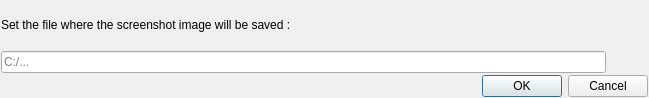
<?xml version="1.0" encoding="UTF-8"?>
<ui version="4.0">
 <class>getImagePathDialog</class>
 <widget class="QDialog" name="getImagePathDialog">
  <property name="geometry">
   <rect>
    <x>0</x>
    <y>0</y>
    <width>649</width>
    <height>98</height>
   </rect>
  </property>
  <property name="windowTitle">
   <string>Set the image file option</string>
  </property>
  <layout class="QVBoxLayout" name="verticalLayout">
   <property name="spacing">
    <number>2</number>
   </property>
   <property name="leftMargin">
    <number>1</number>
   </property>
   <property name="topMargin">
    <number>1</number>
   </property>
   <property name="rightMargin">
    <number>1</number>
   </property>
   <property name="bottomMargin">
    <number>1</number>
   </property>
   <item>
    <widget class="QLabel" name="label">
     <property name="text">
      <string>Set the file where the screenshot image will be saved :</string>
     </property>
    </widget>
   </item>
   <item>
    <layout class="QHBoxLayout" name="horizontalLayout">
     <property name="spacing">
      <number>2</number>
     </property>
     <item>
      <widget class="QLineEdit" name="lineEdit">
       <property name="placeholderText">
        <string>C:/...</string>
       </property>
      </widget>
     </item>
     <item>
      <widget class="QPushButton" name="pushButton">
       <property name="sizePolicy">
        <sizepolicy hsizetype="Fixed" vsizetype="Fixed">
         <horstretch>0</horstretch>
         <verstretch>0</verstretch>
        </sizepolicy>
       </property>
       <property name="toolTip">
        <string>Browse a directory in order to help to set the path...</string>
       </property>
       <property name="iconSize">
        <size>
         <width>24</width>
         <height>24</height>
        </size>
       </property>
       <property name="flat">
        <bool>true</bool>
       </property>
      </widget>
     </item>
    </layout>
   </item>
   <item>
    <widget class="QDialogButtonBox" name="buttonBox">
     <property name="orientation">
      <enum>Qt::Orientation::Horizontal</enum>
     </property>
     <property name="standardButtons">
      <set>QDialogButtonBox::StandardButton::Cancel|QDialogButtonBox::StandardButton::Ok</set>
     </property>
    </widget>
   </item>
  </layout>
 </widget>
 <resources/>
 <connections>
  <connection>
   <sender>buttonBox</sender>
   <signal>accepted()</signal>
   <receiver>getImagePathDialog</receiver>
   <slot>accept()</slot>
   <hints>
    <hint type="sourcelabel">
     <x>248</x>
     <y>254</y>
    </hint>
    <hint type="destinationlabel">
     <x>157</x>
     <y>274</y>
    </hint>
   </hints>
  </connection>
  <connection>
   <sender>buttonBox</sender>
   <signal>rejected()</signal>
   <receiver>getImagePathDialog</receiver>
   <slot>reject()</slot>
   <hints>
    <hint type="sourcelabel">
     <x>316</x>
     <y>260</y>
    </hint>
    <hint type="destinationlabel">
     <x>286</x>
     <y>274</y>
    </hint>
   </hints>
  </connection>
 </connections>
</ui>
